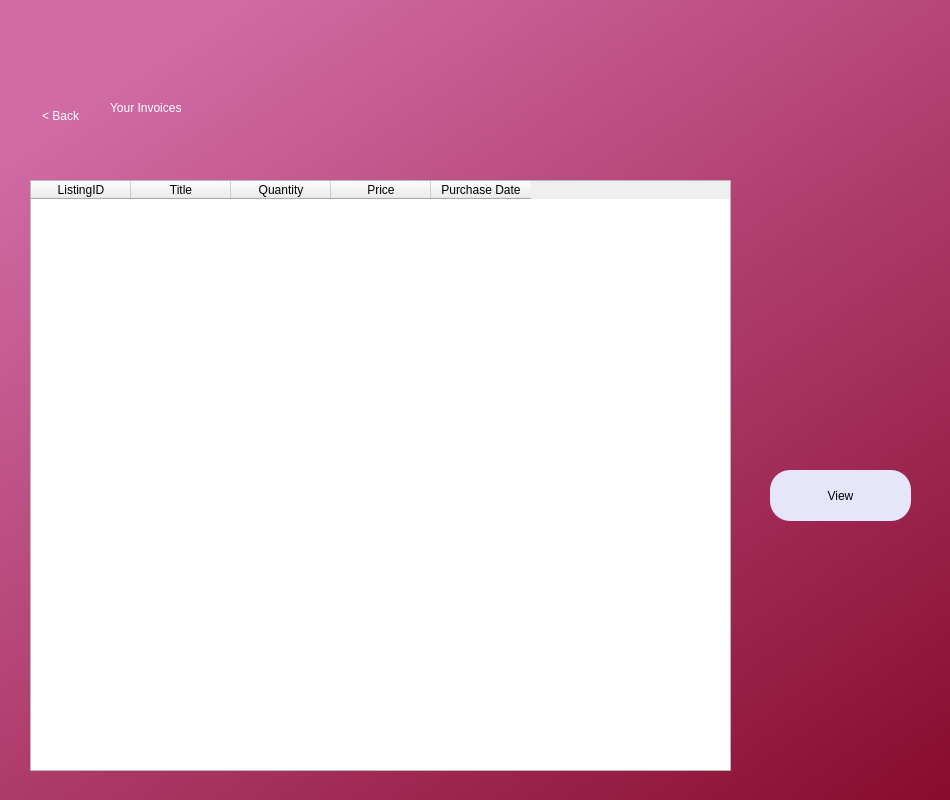
<?xml version="1.0" encoding="UTF-8"?>
<ui version="4.0">
 <class>Dialog</class>
 <widget class="QDialog" name="Dialog">
  <property name="geometry">
   <rect>
    <x>0</x>
    <y>0</y>
    <width>950</width>
    <height>800</height>
   </rect>
  </property>
  <property name="minimumSize">
   <size>
    <width>950</width>
    <height>800</height>
   </size>
  </property>
  <property name="maximumSize">
   <size>
    <width>950</width>
    <height>800</height>
   </size>
  </property>
  <property name="windowTitle">
   <string>Dialog</string>
  </property>
  <widget class="QWidget" name="bgwidget" native="true">
   <property name="geometry">
    <rect>
     <x>0</x>
     <y>0</y>
     <width>1201</width>
     <height>801</height>
    </rect>
   </property>
   <property name="styleSheet">
    <string notr="true">QWidget#bgwidget{
background-color:qlineargradient(spread:pad, x1:0.091, y1:0.101636, x2:0.991379, y2:0.977, stop:0 rgba(209, 107, 165, 255), stop:1 rgba(128, 0, 32, 255));}</string>
   </property>
   <widget class="QLabel" name="label">
    <property name="geometry">
     <rect>
      <x>110</x>
      <y>50</y>
      <width>576</width>
      <height>116</height>
     </rect>
    </property>
    <property name="styleSheet">
     <string notr="true">font: 72pt &quot;MS Shell Dlg 2&quot;; color:rgb(255, 255, 255)</string>
    </property>
    <property name="text">
     <string>Your Invoices</string>
    </property>
   </widget>
   <widget class="QLabel" name="confirmtoast">
    <property name="geometry">
     <rect>
      <x>740</x>
      <y>320</y>
      <width>201</width>
      <height>131</height>
     </rect>
    </property>
    <property name="styleSheet">
     <string notr="true">font: 16pt &quot;MS Shell Dlg 2&quot;;color:rgb(255, 255, 255)</string>
    </property>
    <property name="text">
     <string/>
    </property>
    <property name="alignment">
     <set>Qt::AlignCenter</set>
    </property>
   </widget>
   <widget class="QPushButton" name="view">
    <property name="geometry">
     <rect>
      <x>770</x>
      <y>470</y>
      <width>141</width>
      <height>51</height>
     </rect>
    </property>
    <property name="styleSheet">
     <string notr="true">border-radius:20px;
background-color: rgb(230, 230, 250);
font: 14pt &quot;MS Shell Dlg 2&quot;;</string>
    </property>
    <property name="text">
     <string>View</string>
    </property>
   </widget>
   <widget class="QPushButton" name="goback">
    <property name="geometry">
     <rect>
      <x>20</x>
      <y>70</y>
      <width>81</width>
      <height>91</height>
     </rect>
    </property>
    <property name="styleSheet">
     <string notr="true">border-radius:20px;
font: 14pt &quot;MS Shell Dlg 2&quot;; color:rgb(255, 255, 255)</string>
    </property>
    <property name="text">
     <string>&lt; Back</string>
    </property>
   </widget>
   <widget class="QTableWidget" name="ilistingstable">
    <property name="geometry">
     <rect>
      <x>30</x>
      <y>180</y>
      <width>701</width>
      <height>591</height>
     </rect>
    </property>
    <property name="sizeAdjustPolicy">
     <enum>QAbstractScrollArea::AdjustIgnored</enum>
    </property>
    <attribute name="verticalHeaderVisible">
     <bool>true</bool>
    </attribute>
    <column>
     <property name="text">
      <string>ListingID</string>
     </property>
    </column>
    <column>
     <property name="text">
      <string>Title</string>
     </property>
    </column>
    <column>
     <property name="text">
      <string>Quantity</string>
     </property>
    </column>
    <column>
     <property name="text">
      <string>Price</string>
     </property>
    </column>
    <column>
     <property name="text">
      <string>Purchase Date</string>
     </property>
    </column>
   </widget>
  </widget>
 </widget>
 <resources>
  <include location="placeholder.qrc"/>
 </resources>
 <connections/>
</ui>
